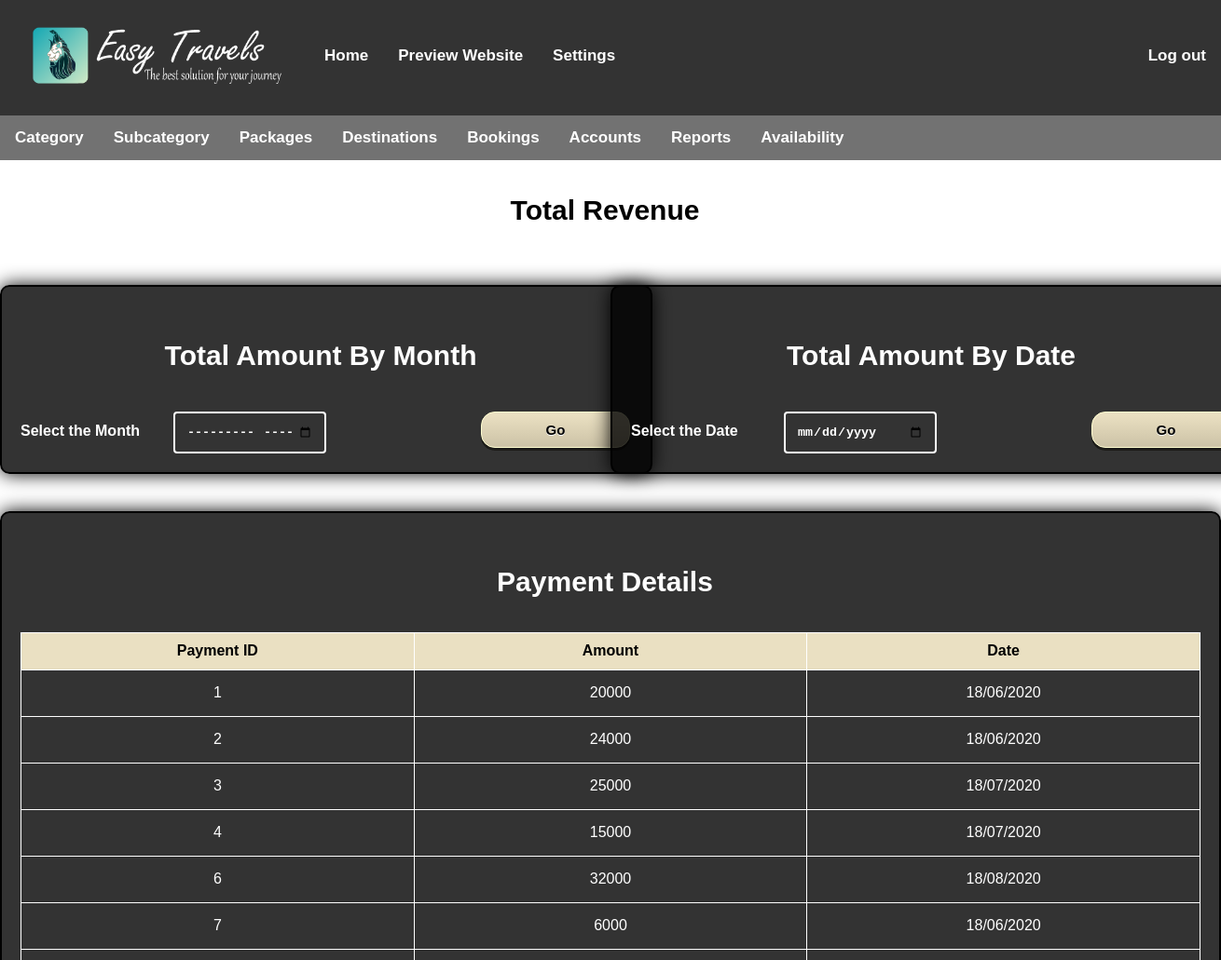
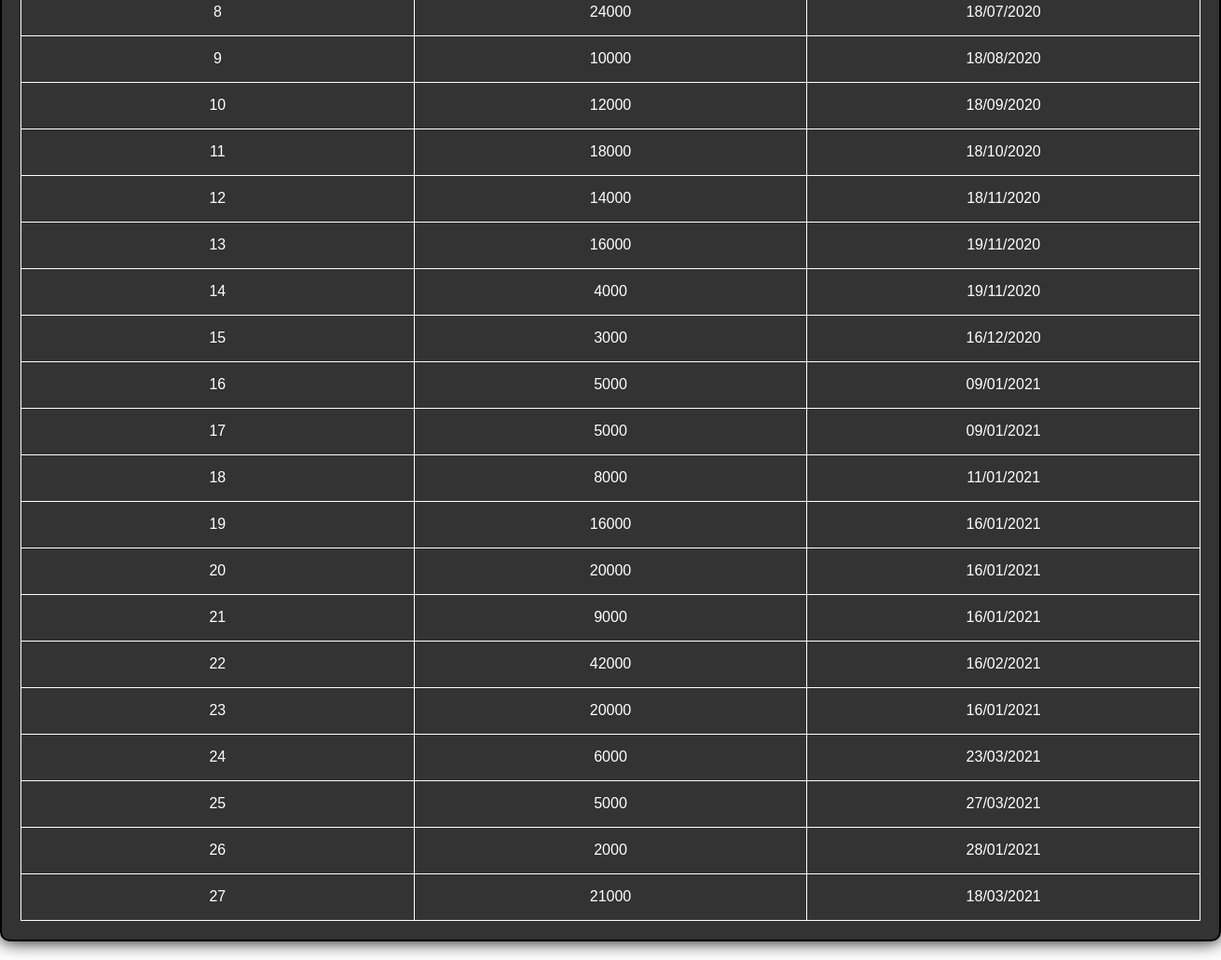
The app's page /src/php/admin_view_report_financial1.php (signed in) with its own data (2 pictures, top to bottom).
### tables this page shows
CREATE TABLE `payment` (
  `pid` int(11) NOT NULL,
  `amount` int(11) NOT NULL,
  `date` varchar(50) NOT NULL,
  `name` varchar(200) NOT NULL,
  `email` varchar(200) NOT NULL,
  `telephone` int(11) NOT NULL,
  `address` varchar(500) NOT NULL
);

### src/php/admin_view_report_financial1.php (called while the page is built, shortened)
<?php include('../../public/html/admin_view_report_financial1.html')?>

### src/php/admin_view_report_financial2-table.php (the view, shortened to what this page needs)
<?php require_once('../../config/connect.php');
?>
<?php
	$sql="select * from payment";
	$result=$connection->query($sql);
	while($row=$result->fetch_assoc()){
		echo "<tr style='height:50px;'>";
		echo "<td>".$row['pid']."</td>";
		echo "<td>".$row['amount']."</td>";
		echo "<td>".$row['date']."</td>";
		echo "</tr>";
	}
?>

### public/css/admin_topnav.css (style rules this page uses)
body { margin: 0; background-image: url(../../public/images/adminback9.jpg); background-size:cover; font-family: 'Arial'; }
.topnav { overflow: hidden; background-color: rgb(0,0,0,0.8); }
.topnav a { float: left; display: block; color: white; text-align: center; padding: 10px 16px; text-decoration: none; font-size: 17px; margin-top:40px; font-weight:bold; }
.topnav a.notactive { margin-top:0px; }
.topnav a.right { float: right; }
.limg { padding: 10px; width:300px; border-radius: 20px; }

### public/css/adminmenu.css (style rules this page uses)
body { margin: 0; background-image: url(../../public/images/adminback9.jpg); background-size:cover; font-family: 'Arial'; }
.topnav1 { overflow: hidden; background-color:rgb(20,20,20,0.6); }
.topnav1 a { float: left; display: block; color: white; text-align: center; padding: 14px 16px; text-decoration: none; font-size: 17px; font-weight: bold; }
.dropdown { float: left; overflow: hidden; }
.dropdown .dropbtn { font-size: 17px; border: none; outline: none; color: white; padding: 14px 16px; background-color: inherit; font-family: inherit; margin: 0; font-weight:bold; }

### public/css/report-tables.css (style rules this page uses)
* { box-sizing: border-box; }
body { margin: 0; background-image: url(../../public/images/adminback9.jpg); background-size:cover; font-family: 'Arial'; }
input[type=text],input[type=number], textarea,input[type=date],input[type=month],input[type=tel],input[type=email],input[type=password] { width: 100%; padding: 12px; border: 2px solid white; border-radius: 4px; resize: vertical; background-color: transparent; color: white; font-weight: bold; }
.viewtable { color:white; border: 1px solid white; border-collapse: collapse; table-layout: fixed; width: 100%; }
.theads { background-color:#82CAFA; background-color:#eae0c2; text-align:center; color:black; font-weight:bold; height:40px; }
.title { font-size:30px; color:white; font-weight:bold; }
label { padding: 12px 12px 12px 0; display: inline-block; }
.formbtn { border-radius: 4px; background-color: green; border: none; color: #FFFFFF; text-align: center; font-size: 15px; font-weight: bold; padding: 10px; width: 160px; transition: all 0.5s; cursor: pointer; margin: 0px; border: 2px solid white; border-radius:50px; }
.formbtn { box-shadow: 0px 3px 0px 0px #1c1b18; background:linear-gradient(to bottom, #eae0c2 5%, #ccc2a6 100%); background-color:#eae0c2; border-radius:15px; border:1px solid #fffdd0; display:inline-block; cursor:pointer; color:black; font-family:Arial; font-size:15px; font-weight:bold; padding:10px 10px; text-decoration:none; text-shadow:0px 1px 0px #ffffff; }
.container1 { border-radius: 10px; background-color: rgb(0,0,0,0.8); padding: 20px; width:700px; display:block; margin-left:auto; margin-right:auto; justify-content:center; center-align:center; margin-top:20px; margin-bottom:20px; color:white; font-weight:bold; border: 2px solid black; box-shadow:0px 0px 20px black; }
.container2 { border-radius: 10px; background-color: rgb(0,0,0,0.8); padding: 20px; width:100%; display:block; margin-left:auto; margin-right:auto; justify-content:center; center-align:center; margin-top:20px; margin-bottom:20px; color:white; text-align:center; border: 2px solid black; box-shadow:0px 0px 20px black; }
.updatetxt { color:black; font-size:30px; font-weight:bold; }
.col-50 { float: left; width: 50%; margin-top: 6px; }
.col-25 { float: left; width: 25%; margin-top: 6px; }
.row:after { content: ""; display: table; clear: both; }

### public/css/chart.css (style rules this page uses)
body { margin: 0; background-image: url(../../public/images/adminback9.jpg); background-size:cover; font-family: 'Arial'; }

### records on screen
payment: pid "1", amount "20000", date "18/06/2020"
payment: pid "2", amount "24000", date "18/06/2020"
payment: pid "3", amount "25000", date "18/07/2020"
payment: pid "4", amount "15000", date "18/07/2020"
payment: pid "6", amount "32000", date "18/08/2020"
payment: pid "7", amount "6000", date "18/06/2020"
payment: pid "8", amount "24000", date "18/07/2020"
payment: pid "9", amount "10000", date "18/08/2020"
payment: pid "10", amount "12000", date "18/09/2020"
payment: pid "11", amount "18000", date "18/10/2020"
payment: pid "12", amount "14000", date "18/11/2020"
payment: pid "13", amount "16000", date "19/11/2020"
payment: pid "14", amount "4000", date "19/11/2020"
payment: pid "15", amount "3000", date "16/12/2020"
payment: pid "16", amount "5000", date "09/01/2021"
payment: pid "17", amount "5000", date "09/01/2021"
payment: pid "18", amount "8000", date "11/01/2021"
payment: pid "19", amount "16000", date "16/01/2021"
payment: pid "20", amount "20000", date "16/01/2021"
payment: pid "21", amount "9000", date "16/01/2021"
payment: pid "22", amount "42000", date "16/02/2021"
payment: pid "23", amount "20000", date "16/01/2021"
payment: pid "24", amount "6000", date "23/03/2021"
payment: pid "25", amount "5000", date "27/03/2021"
payment: pid "26", amount "2000", date "28/01/2021"
payment: pid "27", amount "21000", date "18/03/2021"
